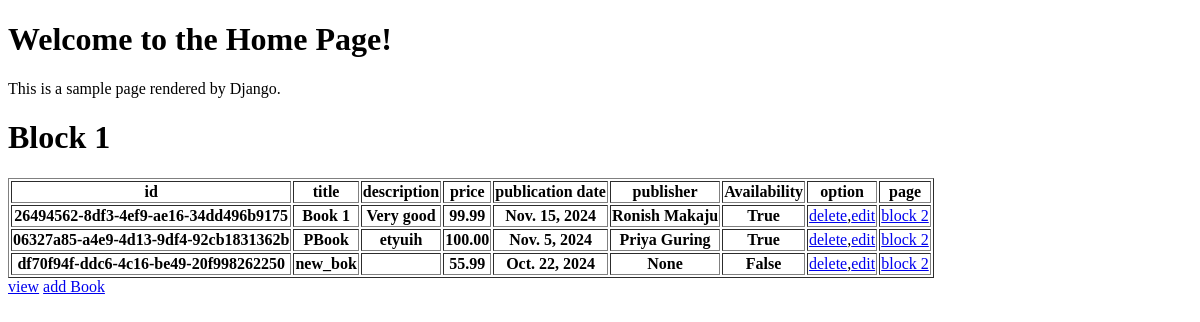
/, run on an earlier commit of the app's database.
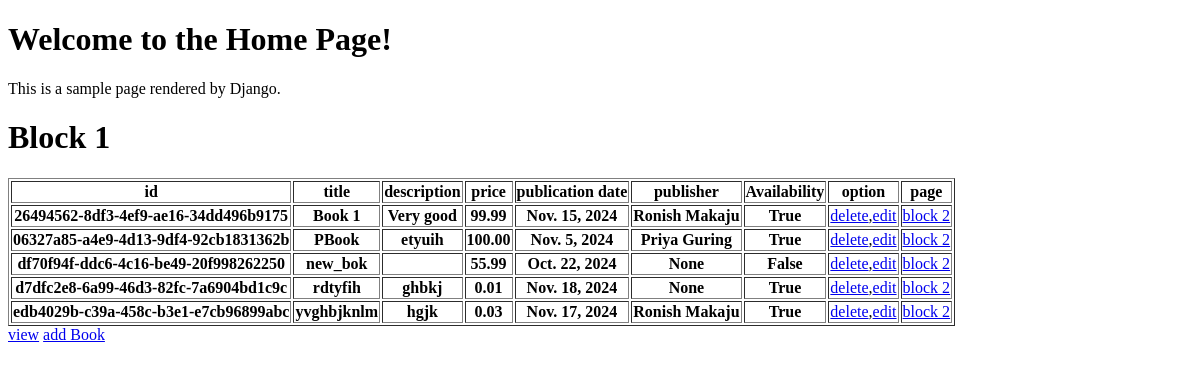
And on a later commit of the database.
### main/models.py (models this page shows, shortened)
class Books_table(models.Model):
    id = models.UUIDField(primary_key=True, default=uuid.uuid4, editable=False)
    title = models.CharField(max_length=200)
    description = models.TextField(max_length=2000, blank=True, null=True)
    price = models.DecimalField(max_digits=5, decimal_places=2)
    publication_date = models.DateField(default=datetime.date.today)
    is_available = models.BooleanField(default=True)
    publisher = models.ForeignKey(
        "Publisher", on_delete=models.SET_NULL, null=True, blank=True
    )

class Publisher(models.Model):
    id = models.UUIDField(default=uuid.uuid4, editable=False, primary_key=True)
    name = models.CharField(max_length=50)
    website = models.URLField(blank=True, null=True)
    contact_email = models.EmailField(blank=True, null=True)
    def __str__(self):
        return self.name

### main/views.py (the view)
# urls.py: 2. Add a URL to urlpatterns:  path('', views.home, name='home')
def home(request):
    books = models.Books_table.objects.all()
    context = {"books": books}
    return render(request, "main/block1.html", context)

### main/templates/main/block1.html
{% extends 'main.html'%}
{%block content%}
<h1>Block 1</h1>
<table border="1">
    <tr>
        <th>id</th>
        <th>title</th>
        <th>description</th>
        <th>price</th>
        <th>publication date</th>
        <th>publisher</th>
        <th>Availability</th>
        <th>option</th>
        <th>page</th>
    </tr>
    {%for book in books%}
    <tr>
        <th>{{book.id}}</th>
        <th>{{book.title}}</th>
        <th>{{book.description}}</th>
        <th>{{book.price}}</th>
        <th>{{book.publication_date}}</th>
        <th>{{book.publisher}}</th>
        <th>{{book.is_available}}</th>
        <td><a href="{%url 'delete' book.id%}">delete</a>,<a href="{%url 'edit' book.id%}">edit</a></td>
        <td><a href="{%url 'page2' book.id%}">block 2</a></td>
    </tr>
    {%endfor%}
</table>
<a href="{%url 'view'%}">view</a>
<a href="{%url 'AddBook'%}">add Book</a>
{%endblock%}

What changed in the data, as far as the page shows it:
added Books_table: id "d7dfc2e8-6a99-46d3-82fc-7a6904bd1c9c", title "rdtyfih", description "ghbkj", price "0.01", publication_date "Nov. 18, 2024", publisher "None", is_available "True"
added Books_table: id "edb4029b-c39a-458c-b3e1-e7cb96899abc", title "yvghbjknlm", description "hgjk", price "0.03", publication_date "Nov. 17, 2024", publisher "Ronish Makaju", is_available "True"
